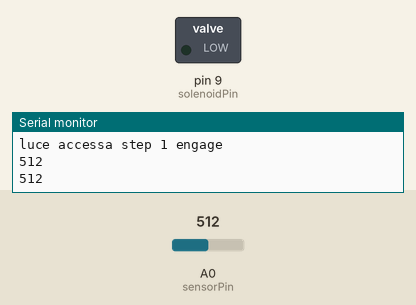
The sketch below on a simulated Arduino Uno, built with avr-gcc and run on an emulated ATmega328P. Shown: switched loads named in the sketch (green lamp = pin HIGH), the last lines printed to the serial monitor. Dashed ring = blinking. The inputs (shaded band) are chosen by the test bench; at power-on: A0 (sensorPin) = 512.

Above: at 1.2 s.
1.3 s: A0 (sensorPin) set to 786
2.8 s: A0 (sensorPin) set to 810
At 5.6 s:
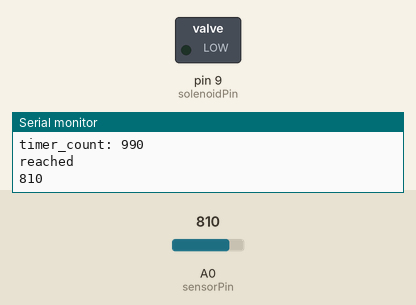
5.8 s: A0 (sensorPin) set to 716
At 6.6 s:
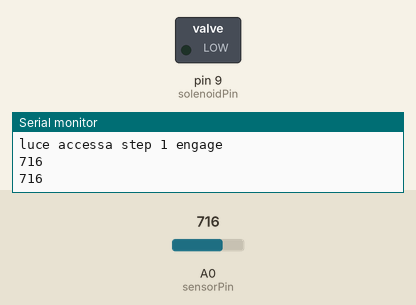
7.3 s: A0 (sensorPin) set to 900
At 8.1 s:
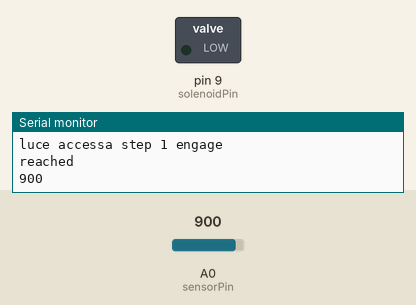
Timing chart, 0 to 11.3 s (numbered marks = the images above; inputs shaded):
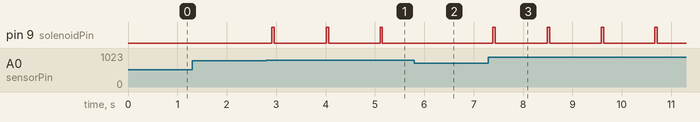

The sketch:

solenoid.ino
```cpp
int solenoidPin = 9;  //This is the output pin on the Arduino
int sensorPin = A0; //Analog Pin
int timer_count = 1000;

// Variables
int activeLight = 600;  //switch on light level
int darkTreshold = 800; //Night light level

void setup()
{
  Serial.begin(9600);
  pinMode(solenoidPin, OUTPUT);          //Sets that pin as an output
  pinMode(sensorPin, INPUT);

}

void cycle()
{
  while(timer_count >90){

    digitalWrite(solenoidPin, HIGH);      //Switch Solenoid ON
    delay(50);                          //Wait 1 Second
    digitalWrite(solenoidPin, LOW);       //Switch Solenoid OFF
    delay(timer_count);                          //Wait
    Serial.print("timer_count: ");
    Serial.println(timer_count);
    timer_count=timer_count -(timer_count/100);
    if (timer_count <101) {
       timer_count=101;
      }
      if (light_reader() ==0){
            timer_count=0;
    }
  }
}

int light_reader(void){
  int status = 0;
  int sensorValue = analogRead(sensorPin); //Read the sensor
  if (sensorValue > darkTreshold) {
      status = 1;
      Serial.println("reached");
      }
  Serial.println(sensorValue);
  delay(50);
  return status;
  }

void loop()
{
 //delay(500);
if (light_reader() == 0) { //luce access step 1
    Serial.println("luce accessa step 1");
    delay(50);
    while(light_reader() == 0) {
      delay(100);
      Serial.println("luce accessa step 1 engage");
      if(light_reader() == 1){ //luce spenta step 2
         cycle();
         timer_count=1000;
          }
  }


    Serial.println("eccoci");
  }
  else {
    Serial.println("noneccoci");
    delay(100);
  }
}
```

Measured:
- the behaviour switches between 800 and 801 on A0 (sensorPin) (found by bisection; images 0 and 1)
- after the input at 2.8 s, pin 9 (solenoidPin): alternates HIGH for 0.05 s and LOW for 1.0 s, starting after 0.11 s
- after the input at 5.8 s, pin 9 (solenoidPin): stays LOW (without the input it goes to HIGH after 0.39 s)
- after the input at 7.3 s, pin 9 (solenoidPin): alternates HIGH for 0.05 s and LOW for 1.0 s, starting after 0.09 s
